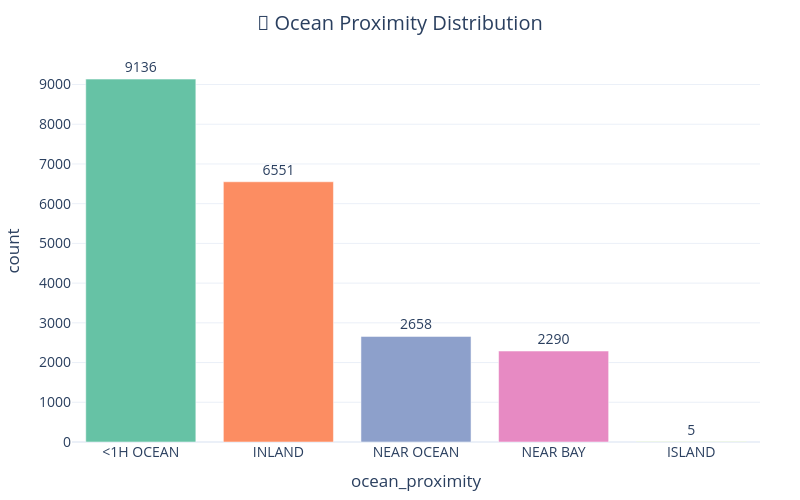

Notebook cell for this chart:
### Code cell
# Value counts for ocean_proximity
cat_counts = df["ocean_proximity"].value_counts().reset_index()
cat_counts.columns = ["ocean_proximity", "count"]

# Sort by count
cat_counts = cat_counts.sort_values(by="count", ascending=False)

# Plotly bar chart (Dashboard Style)
fig = px.bar(
    cat_counts,
    x="ocean_proximity",
    y="count",
    title="🌊 Ocean Proximity Distribution",
    text="count",   # show counts on bars
    color="ocean_proximity",
    color_discrete_sequence=px.colors.qualitative.Set2  # clean color set
)

# Layout updates
fig.update_traces(textposition="outside")  # counts above bars
fig.update_layout(
    template="plotly_white",
    showlegend=False,        # hide duplicate legend
    height=500, width=800,   # normal size
    title_x=0.5,             # center title
    margin=dict(l=40, r=40, t=60, b=40),
    font=dict(size=14)
)

fig.show()

### Figure 1 — Plotly figure (JSON) as saved in the notebook; plotly's stock layout.template omitted (floating-point values rounded to 4 significant figures)
{"data": [{"hovertemplate": "ocean_proximity=%{x}<br>count=%{text}<extra></extra>", "legendgroup": "<1H OCEAN", "marker": {"color": "rgb(102,194,165)", "pattern": {"shape": ""}}, "name": "<1H OCEAN", "orientation": "v", "showlegend": true, "text": [9136.0], "textposition": "outside", "type": "bar", "x": ["<1H OCEAN"], "xaxis": "x", "y": [9136], "yaxis": "y"}, {"hovertemplate": "ocean_proximity=%{x}<br>count=%{text}<extra></extra>", "legendgroup": "INLAND", "marker": {"color": "rgb(252,141,98)", "pattern": {"shape": ""}}, "name": "INLAND", "orientation": "v", "showlegend": true, "text": [6551.0], "textposition": "outside", "type": "bar", "x": ["INLAND"], "xaxis": "x", "y": [6551], "yaxis": "y"}, {"hovertemplate": "ocean_proximity=%{x}<br>count=%{text}<extra></extra>", "legendgroup": "NEAR OCEAN", "marker": {"color": "rgb(141,160,203)", "pattern": {"shape": ""}}, "name": "NEAR OCEAN", "orientation": "v", "showlegend": true, "text": [2658.0], "textposition": "outside", "type": "bar", "x": ["NEAR OCEAN"], "xaxis": "x", "y": [2658], "yaxis": "y"}, {"hovertemplate": "ocean_proximity=%{x}<br>count=%{text}<extra></extra>", "legendgroup": "NEAR BAY", "marker": {"color": "rgb(231,138,195)", "pattern": {"shape": ""}}, "name": "NEAR BAY", "orientation": "v", "showlegend": true, "text": [2290.0], "textposition": "outside", "type": "bar", "x": ["NEAR BAY"], "xaxis": "x", "y": [2290], "yaxis": "y"}, {"hovertemplate": "ocean_proximity=%{x}<br>count=%{text}<extra></extra>", "legendgroup": "ISLAND", "marker": {"color": "rgb(166,216,84)", "pattern": {"shape": ""}}, "name": "ISLAND", "orientation": "v", "showlegend": true, "text": [5.0], "textposition": "outside", "type": "bar", "x": ["ISLAND"], "xaxis": "x", "y": [5], "yaxis": "y"}], "layout": {"barmode": "relative", "font": {"size": 14}, "height": 500, "legend": {"title": {"text": "ocean_proximity"}, "tracegroupgap": 0}, "margin": {"b": 40, "l": 40, "r": 40, "t": 60}, "showlegend": false, "title": {"text": "🌊 Ocean Proximity Distribution", "x": 0.5}, "width": 800, "xaxis": {"anchor": "y", "categoryarray": ["<1H OCEAN", "INLAND", "NEAR OCEAN", "NEAR BAY", "ISLAND"], "categoryorder": "array", "domain": [0, 1], "title": {"text": "ocean_proximity"}}, "yaxis": {"anchor": "x", "domain": [0, 1], "title": {"text": "count"}}}}
